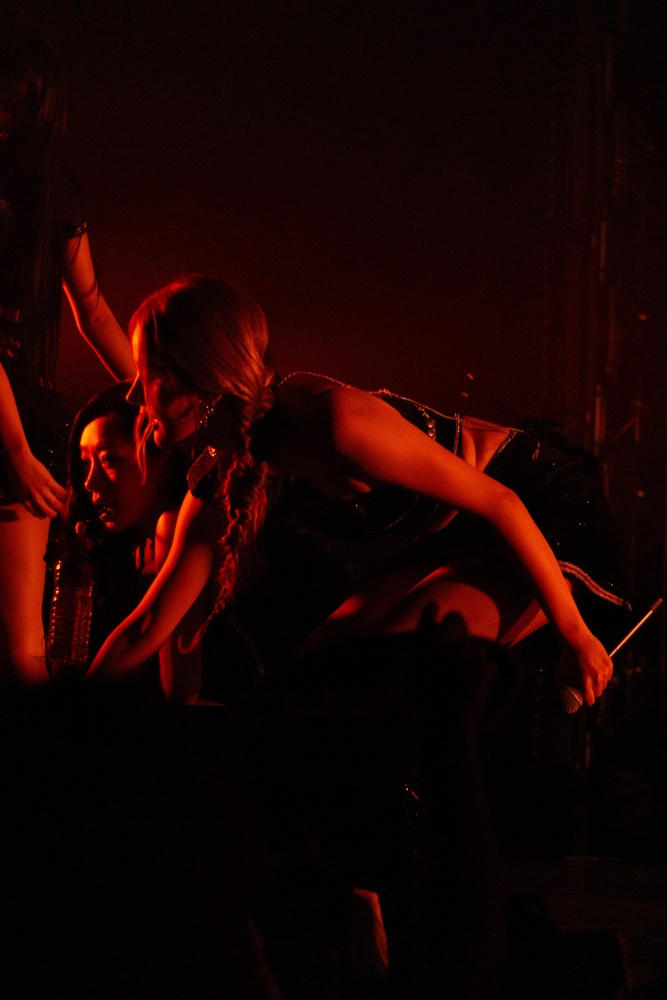
#> input picture data/DSC00061.jpg, 667 x 1000 px, shrunk from 4000 x 6000 before the run; its folder holds only this picture in this run
$ python -i main.py   (imports and definitions only)   (older library calls are emulated)
#> lines starting #> are read from the running program, lines starting #| are printed output that depends on the picture
import cv2
import os
import sys
import numpy as np
from PyQt5.QtCore import Qt, QRectF
from PyQt5.QtGui import QImage, QPixmap, QPainter
from PyQt5.QtWidgets import QApplication, QGraphicsScene, QGraphicsView, QGraphicsPixmapItem, QMainWindow

class ImageViewer(QMainWindow):
    # [43 lines left out: functions __init__, wheelEvent, show_image, not called in this run]


def detect_blur_face(image, sharpness_threshold=100, view=False):
    # Load pre-trained face detection model (Haar cascade)
    face_cascade = cv2.CascadeClassifier(cv2.data.haarcascades + 'haarcascade_frontalface_default.xml')

    # Convert the image to grayscale
    gray = cv2.cvtColor(image, cv2.COLOR_BGR2GRAY)

    # Pass 1: Without histogram equalization
    sharpness1, is_blurry1 = process_face_detection(gray, face_cascade, sharpness_threshold, view)

    # Pass 2: With histogram equalization
    gray_eq = cv2.equalizeHist(gray)
    sharpness2, is_blurry2 = process_face_detection(gray_eq, face_cascade, sharpness_threshold, view)
    if view:
        show_image(gray_eq)
    # Average sharpness
    avg_sharpness = (sharpness1 + sharpness2) / 2
    avg_blurry = is_blurry1 and is_blurry2  # Image is blurry if both passes consider it blurry

    return avg_sharpness, avg_blurry

def process_face_detection(gray_image, face_cascade, sharpness_threshold, view):
    if view:
        show_image(gray_image)

    # Detect faces in the image
    faces = face_cascade.detectMultiScale(gray_image, scaleFactor=1.1, minNeighbors=5, minSize=(30, 30))

    # If no faces are detected, classify image as blurry
    if len(faces) == 0:
        return 0, True  # No faces, considered blurry

    face_is_blurry = True
    sharpness_values = []

    for (x, y, w, h) in faces:
        # Crop the face region from the image
        face_roi = gray_image[y:y + h, x:x + w]

        # Measure sharpness using the variance of the Laplacian
        sharpness = cv2.Laplacian(face_roi, cv2.CV_64F).var()
        sharpness_values.append(sharpness)

        # If the sharpness is above the threshold, the face is sharp
        if sharpness > sharpness_threshold:
            face_is_blurry = False

    # Return the maximum sharpness and whether the image is blurry
    max_sharpness = max(sharpness_values) if sharpness_values else 0
    return max_sharpness, face_is_blurry

# [27 lines left out: function process_images_in_folder, not called in this run]

# Example usage
folder_path = 'filepath'  # Change this to the folder containing your images
# [1 line not run here, left out]

>>> import cv2
>>> picture = cv2.imread('data/DSC00061.jpg')
#> picture is the input picture: shape (1000, 667, 3); mean B, G, R 2.9, 3.8, 26.6
>>> result = detect_blur_face(picture)
#> in detect_blur_face, `gray = cv2.cvtColor(image, cv2.COLOR_BGR2GRAY)`:
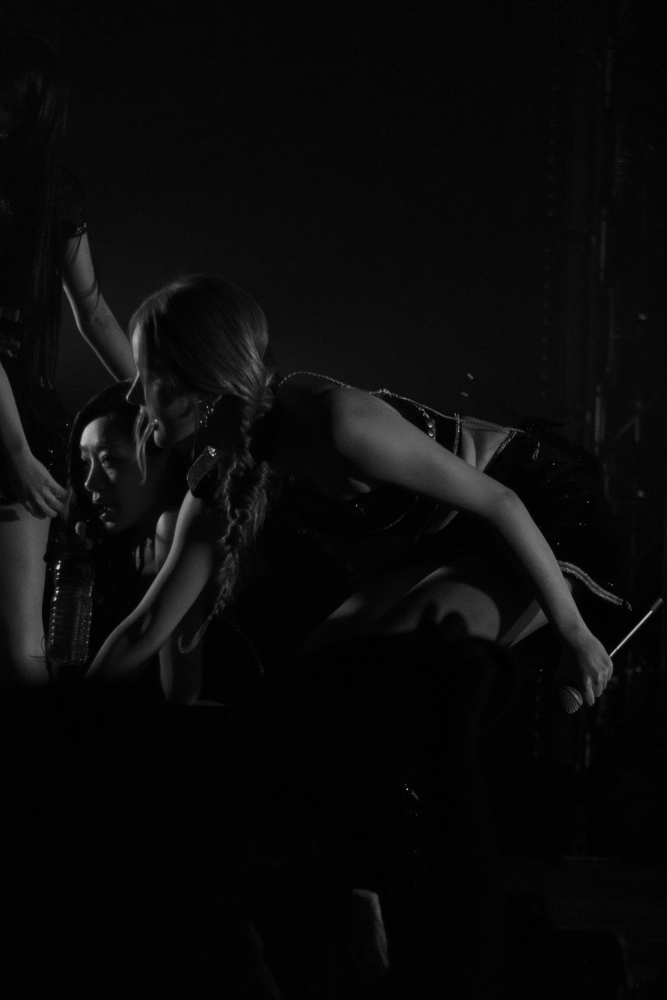
#> gray: shape (1000, 667); min 0, max 216, mean 10.6
#> in process_face_detection, `faces = face_cascade.detectMultiScale(gray_image, scaleFactor=1.1, min..`: faces = ()
#> in detect_blur_face, `sharpness1, is_blurry1 = process_face_detection(gray, face_cascade, sh..`: sharpness1 = 0; is_blurry1 = True
#> in detect_blur_face, `gray_eq = cv2.equalizeHist(gray)`:
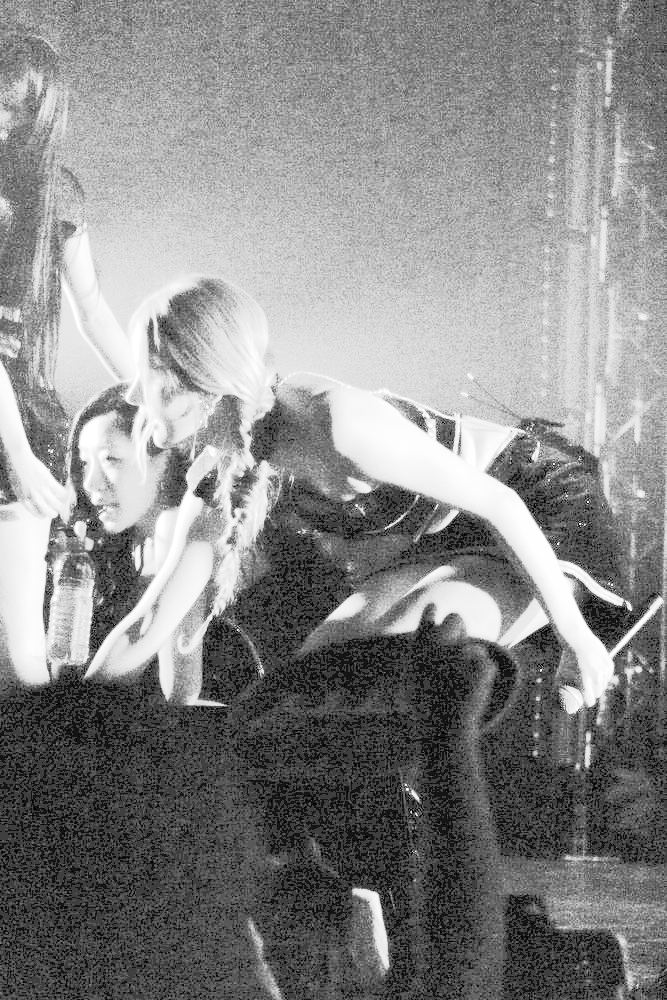
#> gray_eq: shape (1000, 667); min 0, max 255, mean 136.1
#> in process_face_detection (call 2), `faces = face_cascade.detectMultiScale(gray_image, scaleFactor=1.1, min..`: faces = [[166, 441, 119, 119]]
#> the loop in process_face_detection (call 2), `for (x, y, w, h) in faces:` made 1 pass
#> (x, y, w, h, sharpness, face_is_blurry) on pass 1: (166, 441, 119, 119, 2964.1, False)
#> pass 1, in process_face_detection (call 2), `face_roi = gray_image[y:y + h, x:x + w]`:
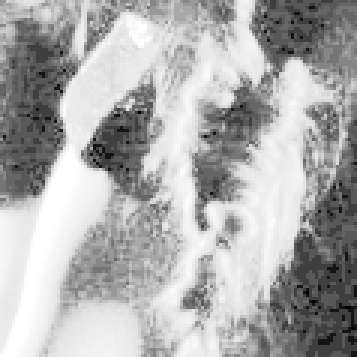
#> face_roi: shape (119, 119) (shown 3 times larger); min 0, max 255, mean 173
#> after the loop in process_face_detection (call 2), `for (x, y, w, h) in faces:`: sharpness_values = [2964.1]
#> in process_face_detection (call 2), `max_sharpness = max(sharpness_values) if sharpness_values else 0`: max_sharpness = 2964.1
#> in detect_blur_face, `sharpness2, is_blurry2 = process_face_detection(gray_eq, face_cascade,..`: is_blurry2 = False
#> in detect_blur_face, `avg_sharpness = (sharpness1 + sharpness2) / 2`: avg_sharpness = 1482.1
#> in detect_blur_face, `avg_blurry = is_blurry1 and is_blurry2`: avg_blurry = False
#> result = (1482.1, False)

$ run again, on data/DSC00083.jpg
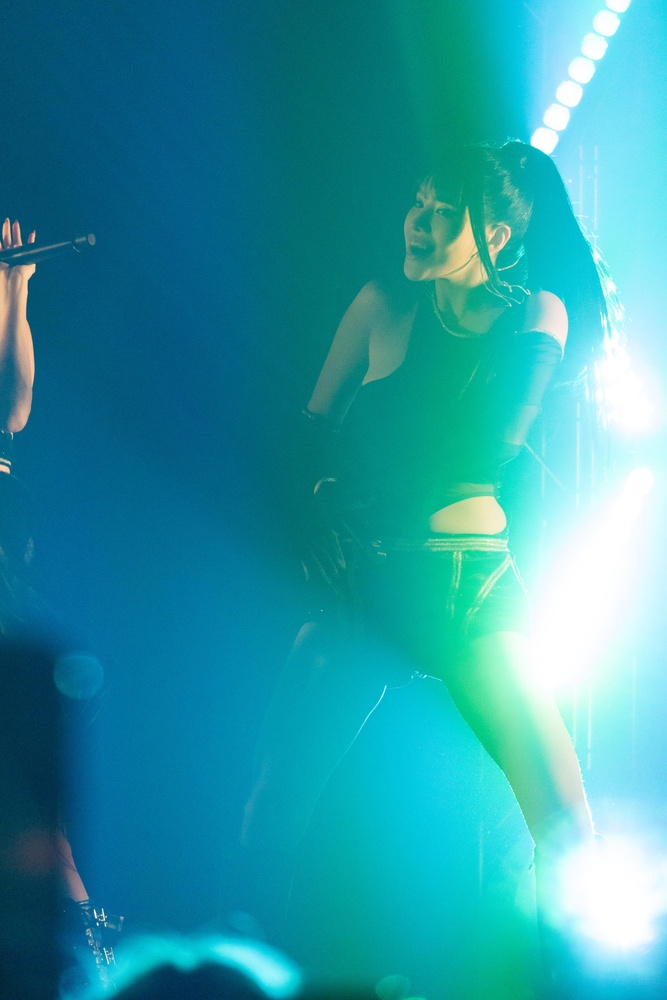
#> input picture data/DSC00083.jpg, 667 x 1000 px, shrunk from 4000 x 6000 before the run
#> picture is the input picture: shape (1000, 667, 3); mean B, G, R 164.7, 151.7, 44.2
#> in detect_blur_face, `gray = cv2.cvtColor(image, cv2.COLOR_BGR2GRAY)`:
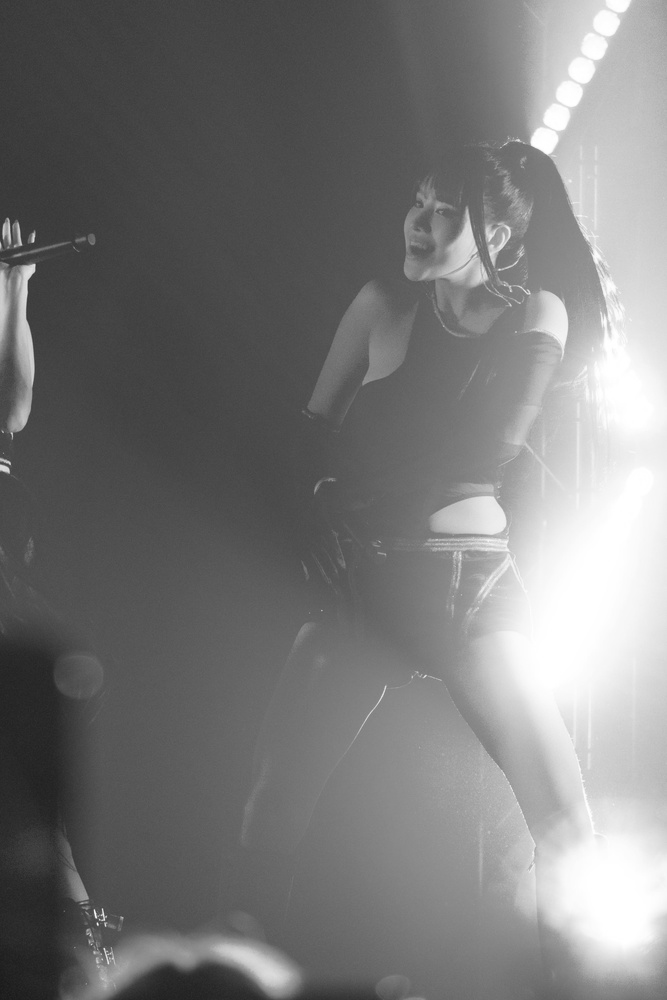
#> gray: shape (1000, 667); min 26, max 255, mean 121.1
#> faces = ()
#> sharpness1 = 0; is_blurry1 = True
#> in detect_blur_face, `gray_eq = cv2.equalizeHist(gray)`:
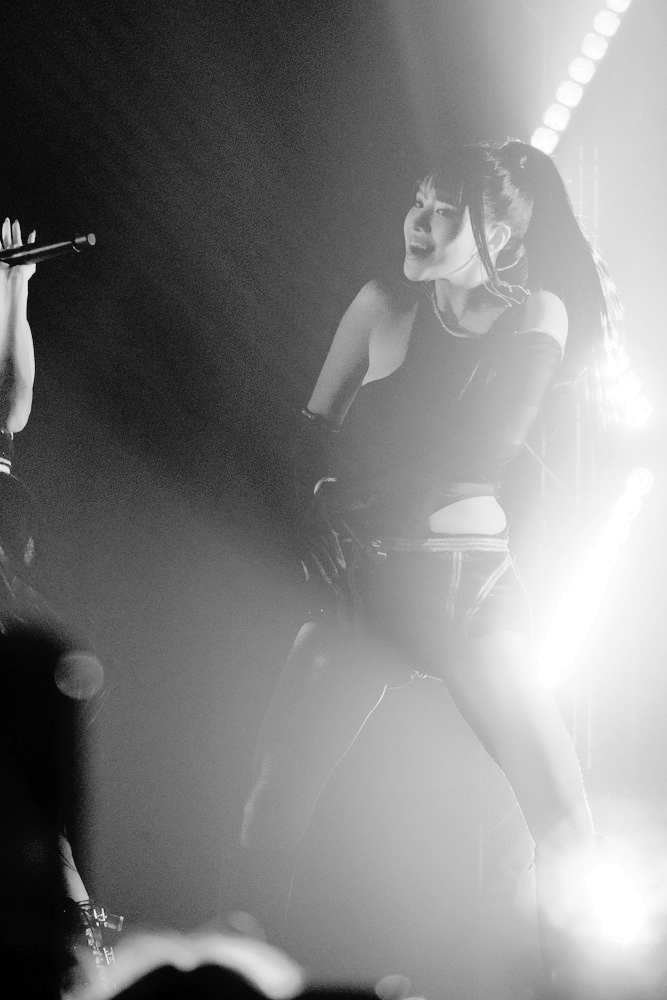
#> gray_eq: shape (1000, 667); min 0, max 255, mean 128.5
#> sharpness2 = 0; is_blurry2 = True
#> avg_sharpness = 0
#> avg_blurry = True
#> result = (0, True)

$ run again, on data/DSC00084.jpg
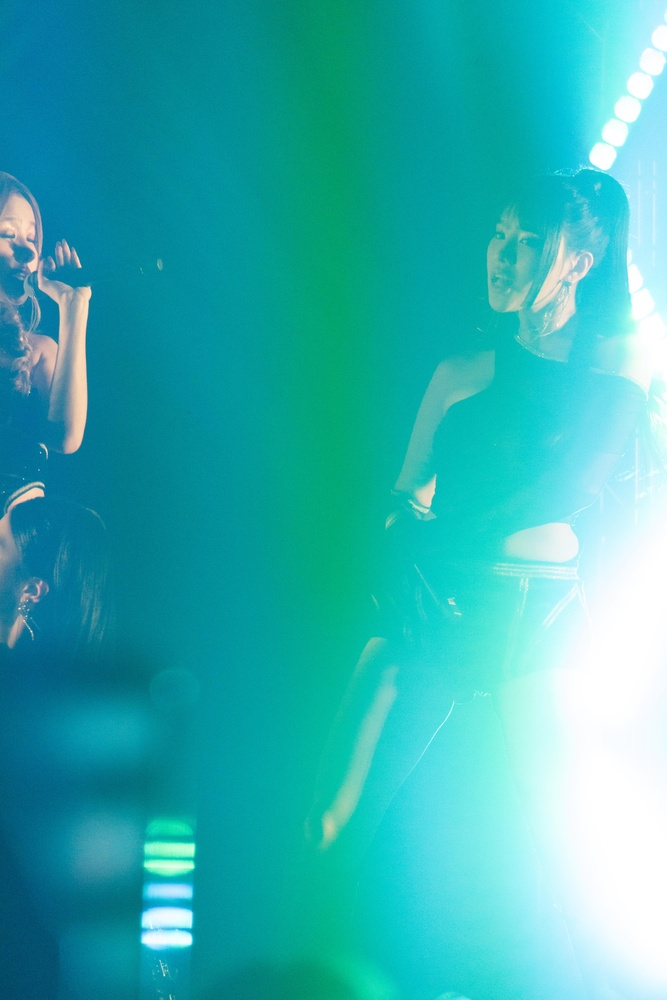
#> input picture data/DSC00084.jpg, 667 x 1000 px, shrunk from 4000 x 6000 before the run
#> picture is the input picture: shape (1000, 667, 3); mean B, G, R 177.1, 174.9, 51.4
#> in detect_blur_face, `gray = cv2.cvtColor(image, cv2.COLOR_BGR2GRAY)`:
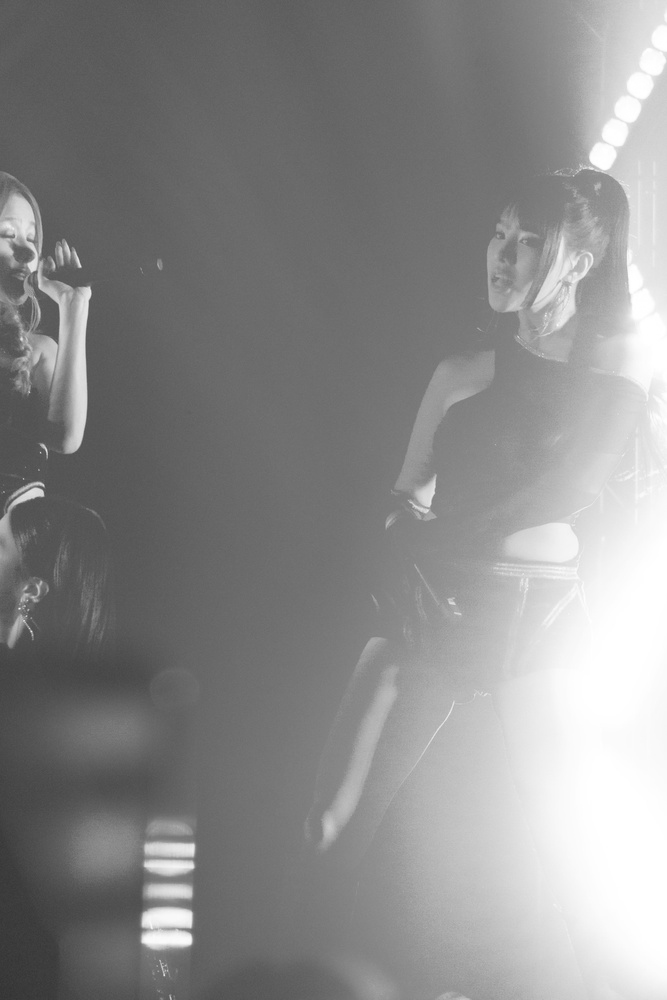
#> gray: shape (1000, 667); min 51, max 255, mean 138.3
#> faces = ()
#> sharpness1 = 0; is_blurry1 = True
#> in detect_blur_face, `gray_eq = cv2.equalizeHist(gray)`:
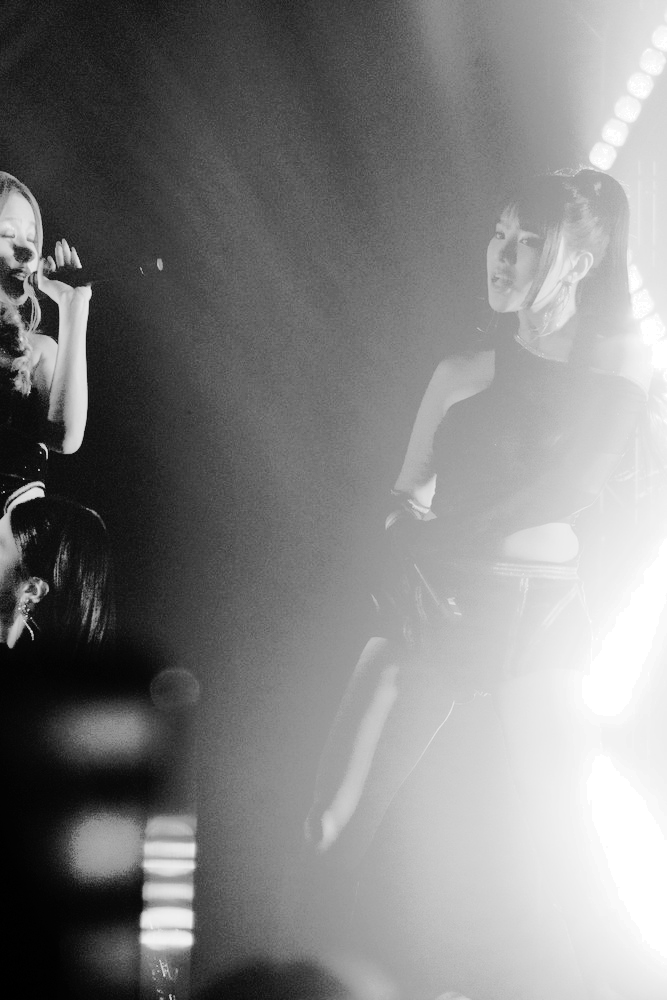
#> gray_eq: shape (1000, 667); min 0, max 255, mean 128.8
#> sharpness2 = 0; is_blurry2 = True
#> avg_sharpness = 0
#> avg_blurry = True
#> result = (0, True)

$ run again, on data/DSC00085.jpg
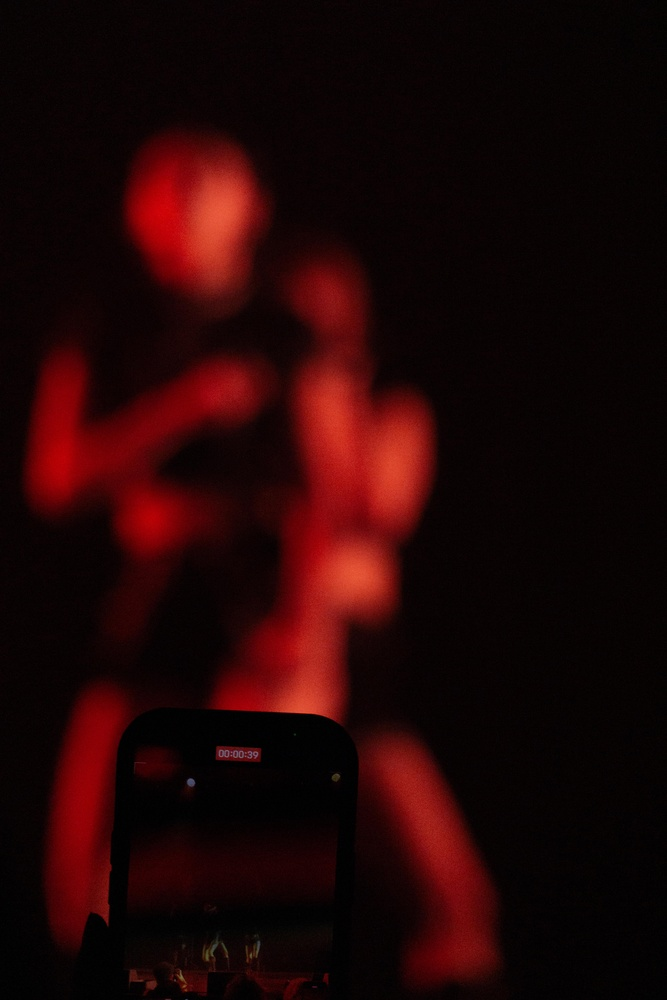
#> input picture data/DSC00085.jpg, 667 x 1000 px, shrunk from 4000 x 6000 before the run
#> picture is the input picture: shape (1000, 667, 3); mean B, G, R 5, 5.1, 33.1
#> in detect_blur_face, `gray = cv2.cvtColor(image, cv2.COLOR_BGR2GRAY)`:
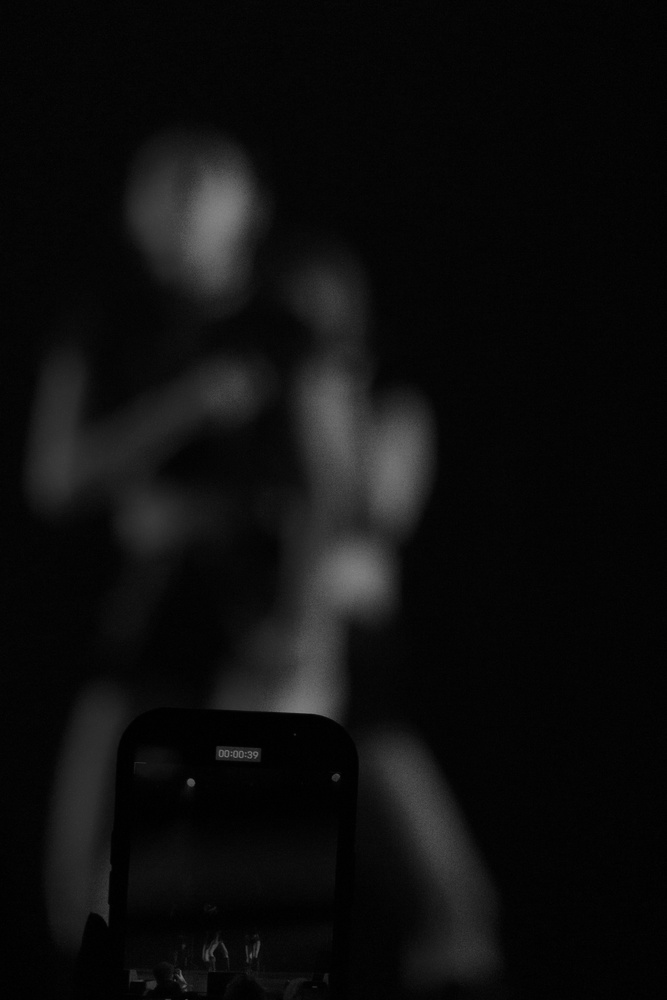
#> gray: shape (1000, 667); min 0, max 132, mean 13.5
#> faces = ()
#> sharpness1 = 0; is_blurry1 = True
#> in detect_blur_face, `gray_eq = cv2.equalizeHist(gray)`:
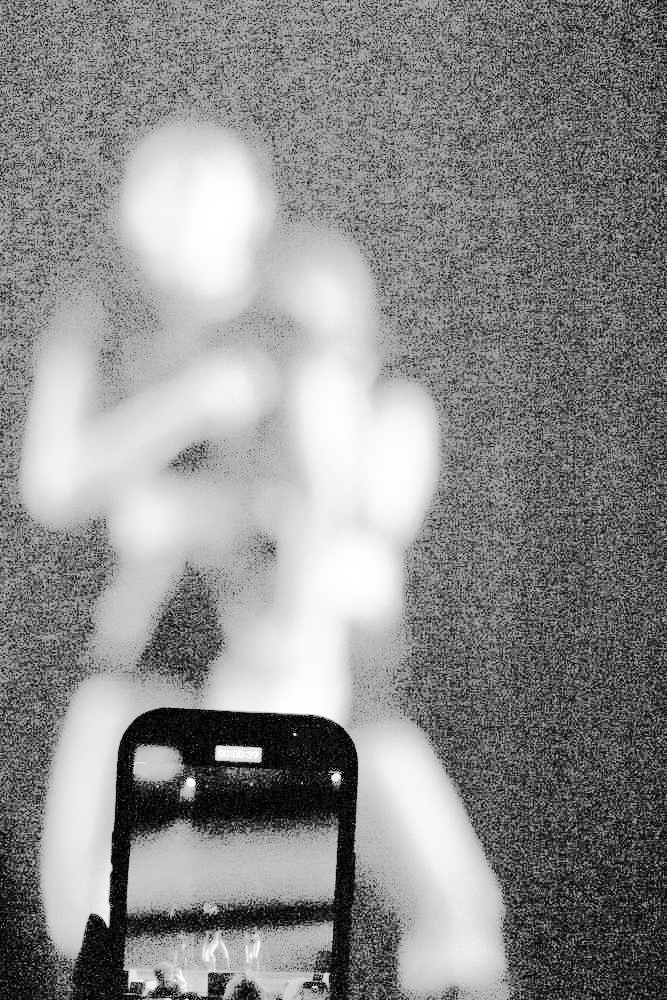
#> gray_eq: shape (1000, 667); min 0, max 255, mean 139.5
#> sharpness2 = 0; is_blurry2 = True
#> avg_sharpness = 0
#> avg_blurry = True
#> result = (0, True)
